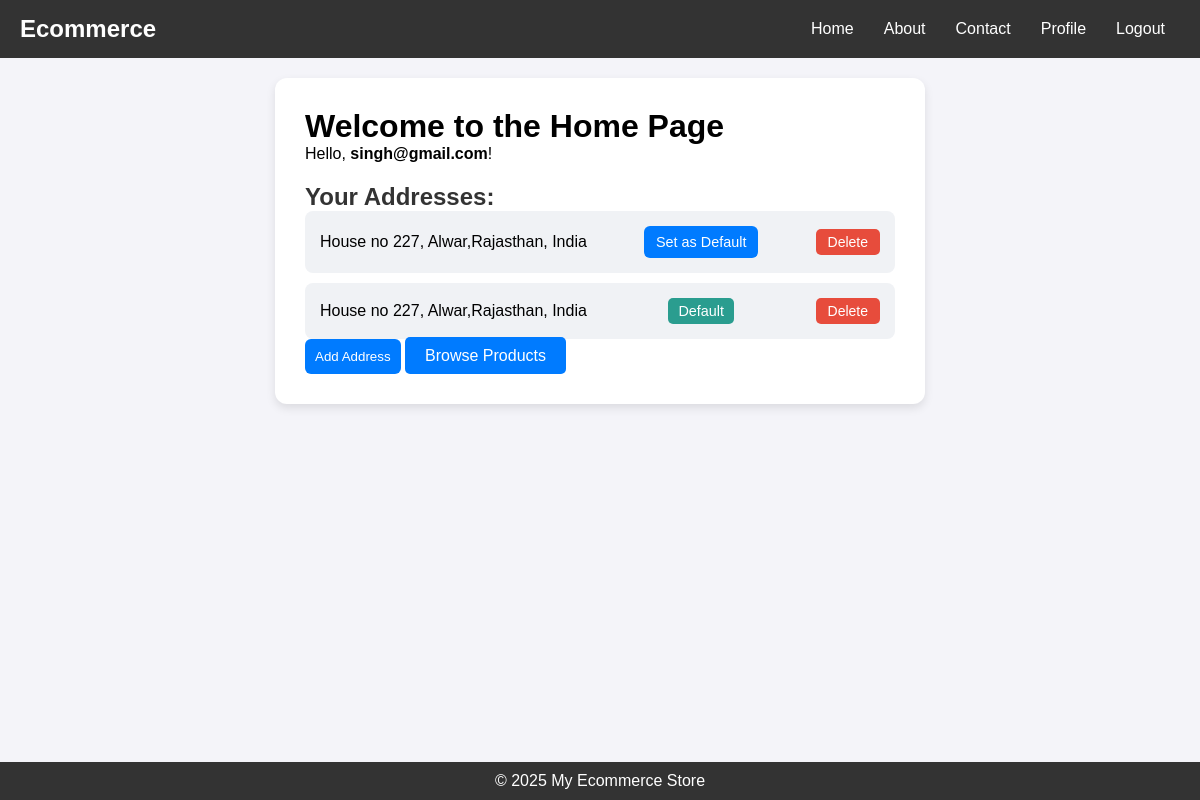
The page / (signed in) on the database as committed earlier.
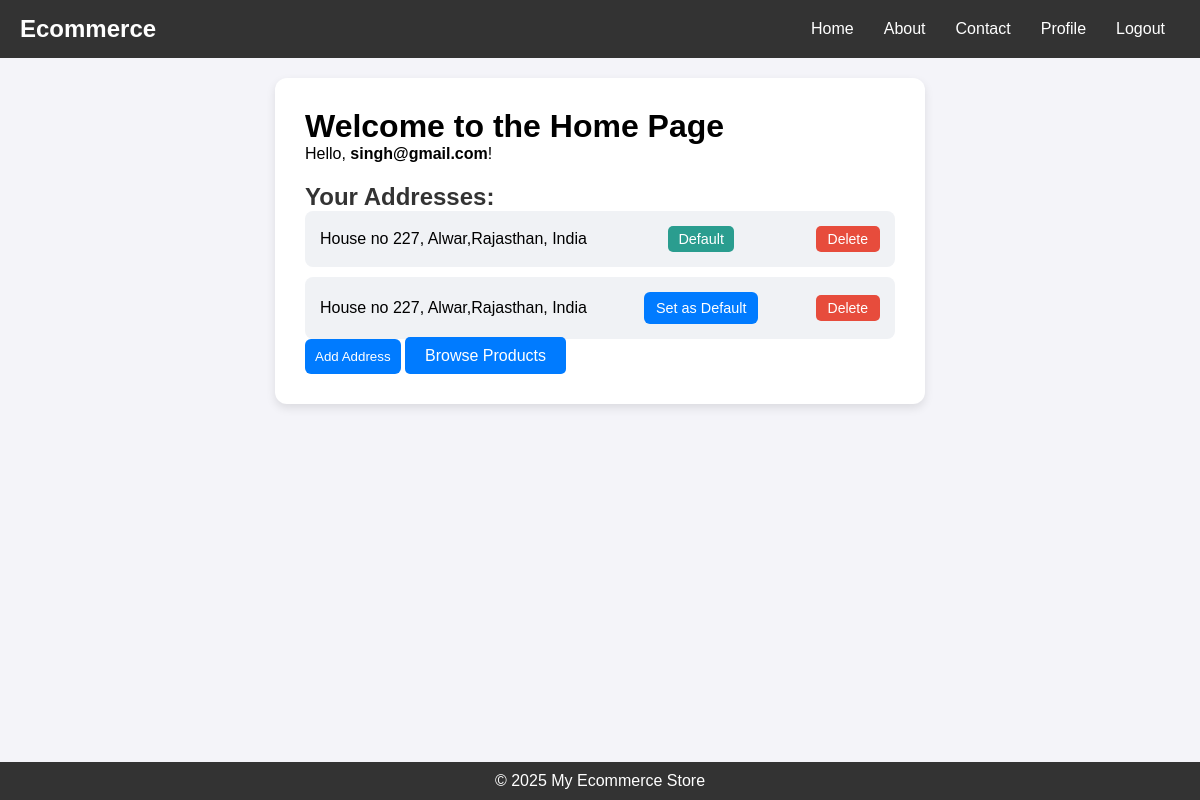
The same page on the database as committed later.
### services/models.py (models this page shows, shortened)
class AppUser(AbstractUser):
    email = models.EmailField(unique=True)
    phone_number = models.CharField(max_length=15,blank=True,null=True)
    USERNAME_FIELD = "email"
    REQUIRED_FIELDS = ["username"]  #requried whern creating supoeruser

class Address(models.Model):
    user=models.ForeignKey(AppUser,on_delete=models.CASCADE, related_name="addresses")
    street=models.CharField(max_length=255,blank=True,null=True)
    city=models.CharField(max_length=255,blank=True,null=True)
    state=models.CharField(max_length=255,blank=True,null=True)
    postal_code=models.CharField(max_length=255,blank=True,null=True)
    country=models.CharField(max_length=255,blank=True,null=True)
    is_default=models.BooleanField(default=False)

### services/views.py (the view, shortened to what this page needs)
# urls.py: 2. Add a URL to urlpatterns:  path('', views.home, name='home')
def home(request):
    addresses = Address.objects.filter(user=request.user) if request.user.is_authenticated else None
    address_form = AddressForm() if request.user.is_authenticated else None
    return render(request, "services/home.html", {
        "addresses": addresses,
        "address_form": address_form,
    })

### templates/services/home.html (shortened to what this page needs)
{% extends "services/base.html" %}
{% block content %}
<div class="home-container">
    <h1 class="home-title">Welcome to the Home Page</h1>
    {% if user.is_authenticated %}
        <p class="user-welcome">Hello, <strong>{{ user.email }}</strong>!</p>
        <h2 class="section-title">Your Addresses:</h2>
        {% if addresses %}
            <ul class="address-list">
                {% for address in addresses %}
        <li class="address-item">
            <span>{{ address.street }}, {{ address.city }},{{address.state}}, {{ address.country }}</span>
            {% if address.is_default %}
                <span class="default-badge">Default</span>
            {% else %}
                <form method="post" action="{% url 'set_default_address' address.id %}" class="set-default-form">
                    <button type="submit" class="set-default-button">Set as Default</button>
                </form>
            {% endif %}
            <form method="post" action="{% url 'delete_address' address.id %}" class="delete-form">
                <button type="submit" class="delete-button">Delete</button>
            </form>
        </li>
    {% endfor %}
            </ul>
        {% else %}
            <p class="no-addresses">No addresses found.</p>
        {% endif %}
        <button class="open-modal-button" onclick="openModal()">Add Address</button>
        <a href="{% url 'products_page' %}" class="browse-products-button">Browse Products</a>
{% else %}
    <p class="not-logged-in">You are not logged in.</p>
{% endif %}
</div>
{% endblock %}

### templates/services/base.html (shortened to what this page needs)
{% load static %}
<!DOCTYPE html>
<html lang="en">
<head>
    <link rel="stylesheet" type="text/css" href="{% static 'services/css/styles.css' %}">
    <link rel="stylesheet"  type="text/css" href="{% static 'seller/css/seller_styles.css' %}">
</head>
<body>
    <nav class="navbar">
        <div class="logo" >
        {% if user.is_authenticated and user.seller_profile %}
            <a href="{% url 'seller_dashboard' %}">Ecommerce</a>
        {% else %}
            <a href="{% url 'home' %}">Ecommerce</a>
        {% endif %}
    </div>
        <ul class="nav-links">
            {% if user.is_authenticated and user.seller_profile %}
            <li><a href="{% url 'seller_dashboard' %}">Home</a></li>
        {% else %}
            <li><a href="{% url 'home' %}">Home</a></li>
        {% endif %}
            <li><a href="{% url 'home' %}">About</a></li>
            <li><a href="{% url 'home' %}">Contact</a></li>
            {% if user.is_authenticated %}
                <li><a href="{% url 'home' %}">Profile</a></li>
                <li><a href="{% url 'logout' %}">Logout</a></li>
            {% else %}
                <li><a href="{% url 'login' %}">Login</a></li>
                <li><a href="{% url 'register' %}">Register</a></li>
            {% endif %}
        </ul>
    </nav>
    <div class="content-container">
        {% block content %}{% endblock %}
    </div>
    <footer>
        <p>&copy; {% now "Y" %} My Ecommerce Store</p>
    </footer>
</body>
</html>

### static/services/css/styles.css (style rules this page uses)
* { margin: 0; padding: 0; box-sizing: border-box; font-family: 'Arial', sans-serif; }
body { background: #f4f4f9; display: flex; flex-direction: column; min-height: 100vh; }
.navbar { background: #333; color: white; display: flex; justify-content: space-between; align-items: center; padding: 15px 20px; position: sticky; top: 0; width: 100%; z-index: 1000; }
.navbar .logo a { color: white; font-size: 1.5rem; font-weight: bold; text-decoration: none; }
.nav-links { list-style: none; display: flex; }
.nav-links li { margin: 0 15px; }
.nav-links a { color: white; text-decoration: none; font-size: 1rem; transition: color 0.3s ease-in-out; }
.content-container { display: flex; justify-content: space-between; align-items: flex-start; padding: 20px; }
.home-container { max-width: 650px; background: #fff; padding: 30px; border-radius: 12px; box-shadow: 0 4px 10px rgba(0, 0, 0, 0.1); width: 60%; }
.section-title { font-size: 1.5rem; color: #333; margin-top: 20px; }
.address-list { display: flex; flex-direction: column; gap: 10px; }
.address-item { background: #f0f2f5; padding: 15px; border-radius: 8px; display: flex; justify-content: space-between; align-items: center; }
.default-badge { background: #2a9d8f; color: white; padding: 5px 10px; border-radius: 5px; font-size: 0.9rem; }
.set-default-button, .delete-button { padding: 8px 12px; border: none; border-radius: 6px; cursor: pointer; font-size: 0.9rem; }
.set-default-button { background: #007bff; color: white; }
.delete-button { background: #d9534f; color: white; }
.open-modal-button, .submit-button { padding: 10px; border: none; border-radius: 6px; cursor: pointer; }
.open-modal-button { background: #007bff; color: white; }
.browse-products-button { margin-top: 20px; padding: 10px 20px; background-color: #007BFF; color: white; border: none; border-radius: 5px; text-decoration: none; }
.set-default-button { background: #007bff; color: white; border: none; padding: 8px 12px; border-radius: 6px; cursor: pointer; }
.content-container { flex: 1; display: flex; justify-content: center; align-items: flex-start; padding: 20px; width: 100%; box-sizing: border-box; }
footer { background: #333; color: white; text-align: center; padding: 10px 0; width: 100%; }

### static/seller/css/seller_styles.css (style rules this page uses)
.delete-button { background: #e74c3c; color: white; padding: 5px 12px; border-radius: 5px; text-decoration: none; font-size: 14px; transition: 0.2s; }

Rows that differ between the two databases and show on the page:
changed Address (number 1 of 2 on the later page): is_default "Set as Default" → "Default"
changed Address (number 2 of 2 on the later page): is_default "Default" → "Set as Default"
